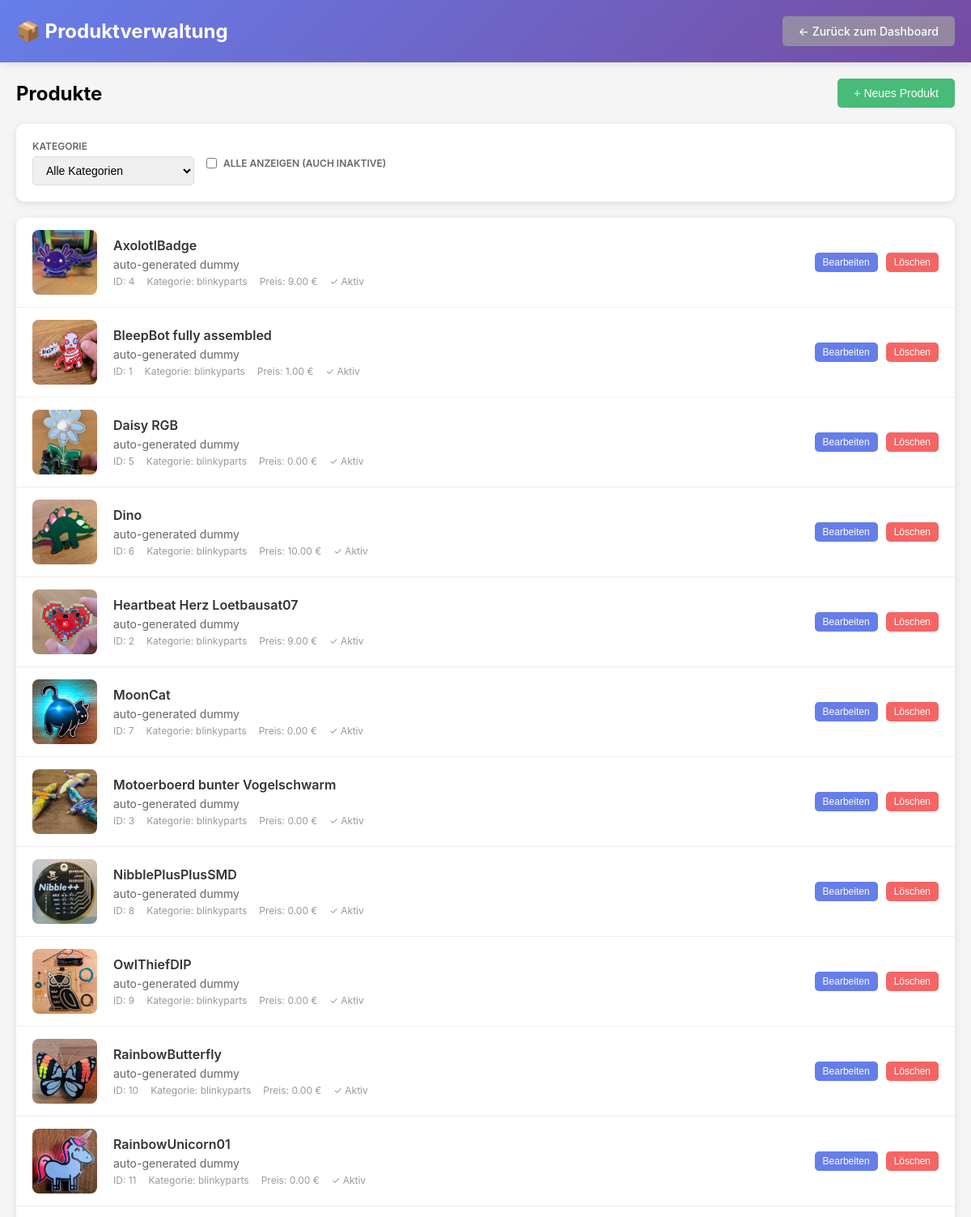
The app's page /admin/products (signed in, upper part), older data.
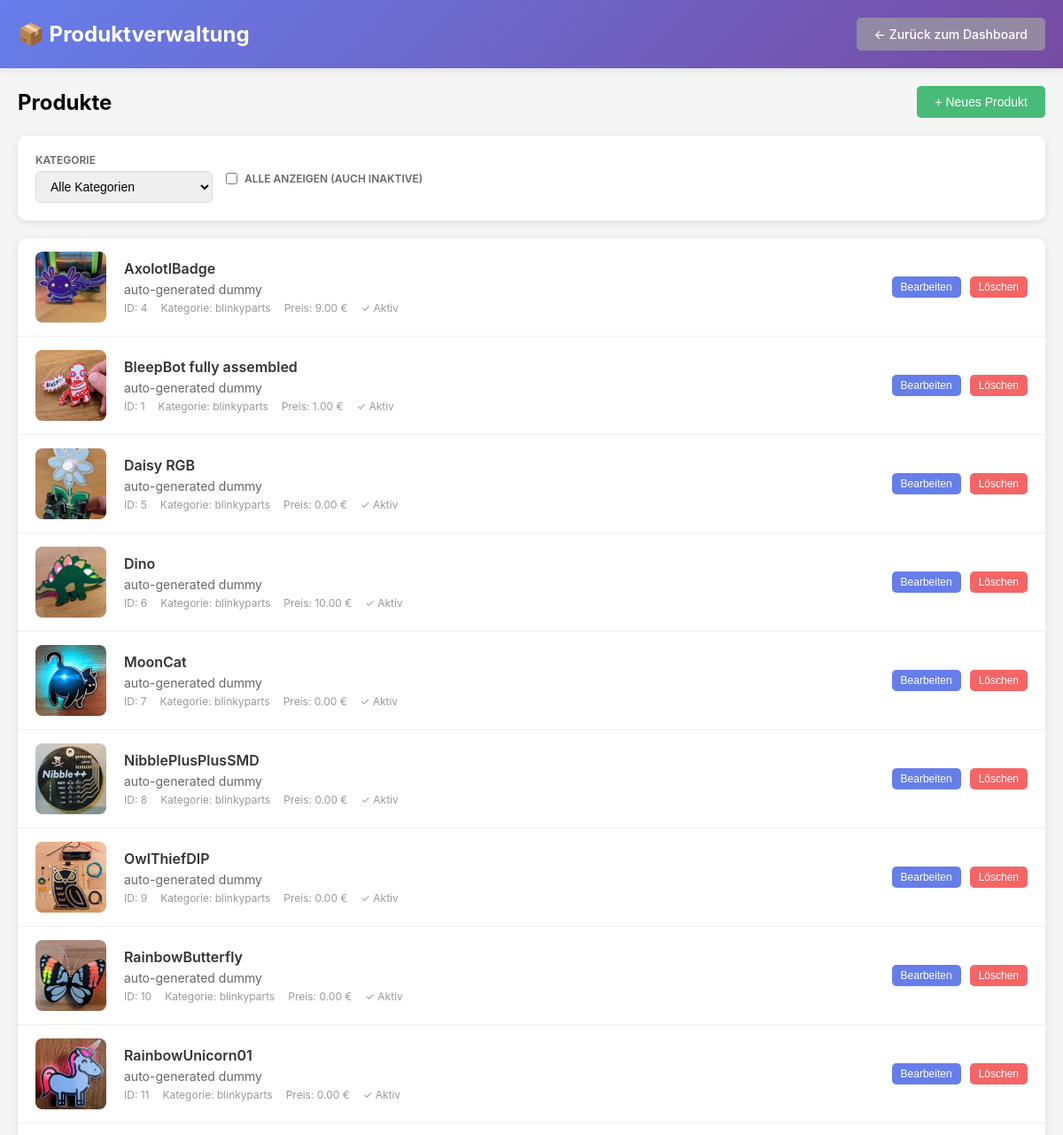
The same page, newer data.
### tables this page shows
CREATE TABLE "products" (
                productId INTEGER PRIMARY KEY,
                productCategoryId INTEGER,
                name TEXT NOT NULL,
                timestamp INTEGER NOT NULL,
                purchasePrice REAL NOT NULL,
                description TEXT,
                image TEXT,
                url TEXT,
                manualUrl TEXT,
                note TEXT,
                active INTEGER NOT NULL DEFAULT 1,
                FOREIGN KEY (productCategoryId) REFERENCES productCategories(productCategoryId)
            );

CREATE TABLE "productCategories" (
                productCategoryId INTEGER PRIMARY KEY,
                name TEXT NOT NULL,
                description TEXT,
                image TEXT,
                note TEXT,
                active INTEGER NOT NULL DEFAULT 1
            );

### src/admin.py (the view)
@admin_bp.route('/products')
@require_admin
def products():
    conn = get_db_connection()
    products = conn.execute('''
        SELECT p.*, pc.name as categoryName
        FROM products p
        LEFT JOIN productCategories pc ON p.productCategoryId = pc.productCategoryId
        ORDER BY p.name
    ''').fetchall()
    categories = conn.execute('SELECT * FROM productCategories WHERE active = 1 ORDER BY name').fetchall()
    conn.close()
    return render_template('admin_products.html', products=products, categories=categories)

### src/admin.py (called while the page is built)
def require_admin(f):
    @wraps(f)
    def decorated_function(*args, **kwargs):
        if not session.get('admin_authenticated'):
            return redirect(url_for('admin_login'))
        return f(*args, **kwargs)
    return decorated_function

def get_db_connection():
    from app import DB_NAME
    db_path = PROJECT_ROOT / 'db' / DB_NAME
    conn = sqlite3.connect(str(db_path))
    conn.row_factory = sqlite3.Row
    return conn

### templates/admin_products.html (shortened to what this page needs)
<!DOCTYPE html>
<html lang="de">
<head>
</head>
<body>
    <div class="header">
        <div class="header-content">
            <h1>📦 Produktverwaltung</h1>
            <a href="/admin" class="btn btn-secondary">← Zurück zum Dashboard</a>
        </div>
    </div>
    <div class="container">
        <div class="actions-bar">
            <h2>Produkte</h2>
            <button class="btn btn-success" onclick="openCreateModal()">+ Neues Produkt</button>
        </div>
        <div class="filters">
            <div class="filter-group">
                <label>Kategorie</label>
                <select id="categoryFilter" onchange="filterProducts()">
                    <option value="">Alle Kategorien</option>
                </select>
            </div>
            <div class="filter-group">
                <label style="display: flex; align-items: center; gap: 8px; cursor: pointer;">
                    <input type="checkbox" id="showAllFilter" onchange="filterProducts()" style="cursor: pointer;">
                    <span>Alle anzeigen (auch inaktive)</span>
                </label>
            </div>
        </div>
        <div class="products-list" id="productsList">
            {% if products %}
                {% for product in products %}
                <div class="product-item" data-category="{{ product['productCategoryId'] or '' }}" data-active="{{ product['active'] }}">
                    <div class="product-thumbnail">
                        {% if product['image'] %}
                        <img src="/images/{{ product['image'] }}" alt="{{ product['name'] }}">
                        {% else %}
                        Kein Bild
                        {% endif %}
                    </div>
                    <div class="product-info">
                        <div class="product-name">{{ product['name'] }}</div>
                        <div class="product-description">{{ product['description'] or 'Keine Beschreibung' }}</div>
                        <div class="product-meta">
                            <span>ID: {{ product['productId'] }}</span>
                            {% if product['categoryName'] %}
                            <span>Kategorie: {{ product['categoryName'] }}</span>
                            {% endif %}
                            <span>Preis: {{ "%.2f"|format(product['purchasePrice']) }} €</span>
                            <span>{% if product['active'] %}✓ Aktiv{% else %}✗ Inaktiv{% endif %}</span>
                        </div>
                    </div>
                    <div class="product-actions">
                        <button class="btn btn-primary btn-sm" onclick="openEditModal({{ product['productId'] }})">Bearbeiten</button>
                        <button class="btn btn-danger btn-sm" onclick="deleteProduct({{ product['productId'] }})">Löschen</button>
                    </div>
                </div>
                {% endfor %}
            {% else %}
                <div class="empty-state">
                    <div class="empty-state-icon">📦</div>
                    <h3>Keine Produkte gefunden</h3>
                    <p>Erstellen Sie Ihr erstes Produkt, um loszulegen.</p>
                </div>
            {% endif %}
        </div>
    </div>
</body>
</html>

### templates/admin_products.html (style rules this page uses)
* { margin: 0; padding: 0; box-sizing: border-box; }
body { font-family: -apple-system, BlinkMacSystemFont, 'Segoe UI', Roboto, Oxygen, Ubuntu, Cantarell, sans-serif; background: #f5f5f5; }
.header { background: linear-gradient(135deg, #667eea 0%, #764ba2 100%); color: white; padding: 20px; box-shadow: 0 2px 10px rgba(0, 0, 0, 0.1); }
.header-content { max-width: 1400px; margin: 0 auto; display: flex; justify-content: space-between; align-items: center; }
.header h1 { font-size: 24px; }
.btn { padding: 10px 20px; border: none; border-radius: 5px; cursor: pointer; font-size: 14px; font-weight: 500; text-decoration: none; display: inline-block; transition: all 0.2s; }
.btn-secondary { background: rgba(160, 160, 160, 0.7); color: white; }
.btn-primary { background: #667eea; color: white; }
.btn-success { background: #48bb78; color: white; }
.btn-danger { background: #f56565; color: white; }
.btn-sm { padding: 5px 10px; font-size: 12px; }
.container { max-width: 1400px; margin: 20px auto; padding: 0 20px; }
.filters { background: white; padding: 20px; border-radius: 10px; box-shadow: 0 2px 10px rgba(0, 0, 0, 0.1); margin-bottom: 20px; display: flex; gap: 15px; align-items: center; flex-wrap: wrap; }
.filter-group { display: flex; flex-direction: column; gap: 5px; }
.filter-group label { font-size: 12px; font-weight: 600; color: #666; text-transform: uppercase; }
.filter-group select { padding: 8px 12px; border: 1px solid #ddd; border-radius: 5px; font-size: 14px; min-width: 200px; }
.products-list { background: white; border-radius: 10px; box-shadow: 0 2px 10px rgba(0, 0, 0, 0.1); overflow: hidden; }
.product-item { display: flex; align-items: center; padding: 15px 20px; border-bottom: 1px solid #eee; transition: background 0.2s; }
.product-thumbnail { width: 80px; height: 80px; object-fit: cover; border-radius: 8px; margin-right: 20px; background: #f0f0f0; display: flex; align-items: center; justify-content: center; color: #999; font-size: 12px; }
.product-thumbnail img { width: 100%; height: 100%; object-fit: cover; border-radius: 8px; }
.product-info { flex: 1; min-width: 0; }
.product-name { font-size: 16px; font-weight: 600; color: #333; margin-bottom: 5px; }
.product-description { font-size: 14px; color: #666; white-space: nowrap; overflow: hidden; text-overflow: ellipsis; }
.product-meta { display: flex; gap: 15px; margin-top: 5px; font-size: 12px; color: #999; }
.product-actions { display: flex; gap: 10px; }

Row changes from the older to the newer data that the page shows:
no longer on this page (row edited): products: image (picture), name "Heartbeat Herz Loetbausat07", description "auto-generated dummy", productId "2", categoryName "blinkyparts", purchasePrice "9.00", active "✓ Aktiv"
no longer on this page (row edited): products: image (picture), name "Motoerboerd bunter Vogelschwarm", description "auto-generated dummy", productId "3", categoryName "blinkyparts", purchasePrice "0.00", active "✓ Aktiv"
